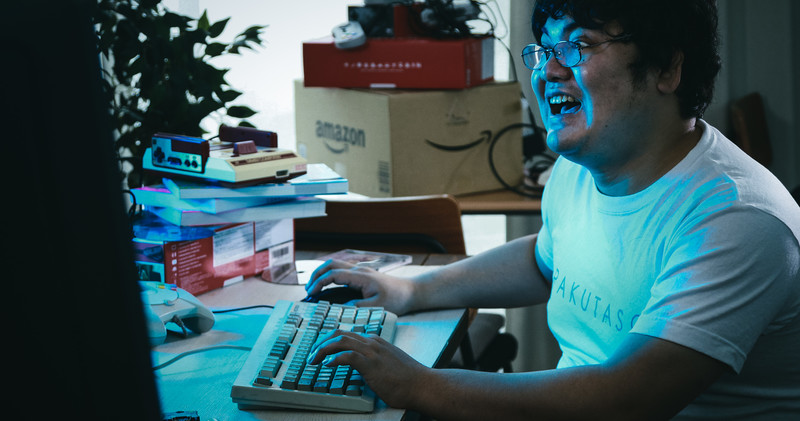
%> input picture A.jpg, 800 x 421 px
$ octave kadai8.m   (GNU Octave 9; MATLAB toolbox functions it lacks are replaced by stand-ins)
%> lines starting %> are read from the running program, lines starting %| are printed output that depends on the picture; in (x1, y1, x2, y2) boxes, pixels count from 0 and x2, y2 are one past the last pixel; in counts of white or black regions, pixels touching at a corner belong together; the program's own positions count from 1
% 課題８ ラベリング
% 二値化された画像の連結成分にラベルをつけよ．
% 下記はサンプルプログラムである．
% 課題作成にあたっては「Lenna」以外の画像を用いよ．
% 例

ORG = imread('A.jpg'); % 画像の読み込み
%> ORG is the input picture: size 421x800x3 uint8; mean R, G, B 59.4, 86.9, 91.5
ORG = rgb2gray(ORG); % 白黒濃淡画像に変換
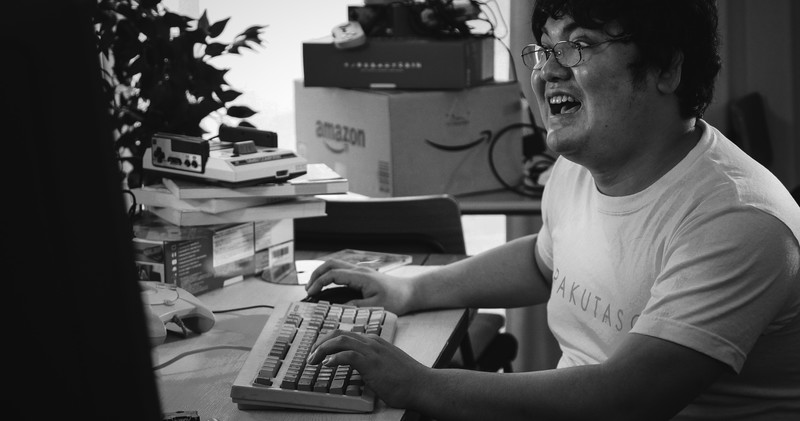
%> ORG: size 421x800 uint8; min 2, max 255, mean 79.2
imagesc(ORG); colormap(gray); colorbar; % 画像の表示
pause;
IMG = ORG > 128; % 閾値128で二値化
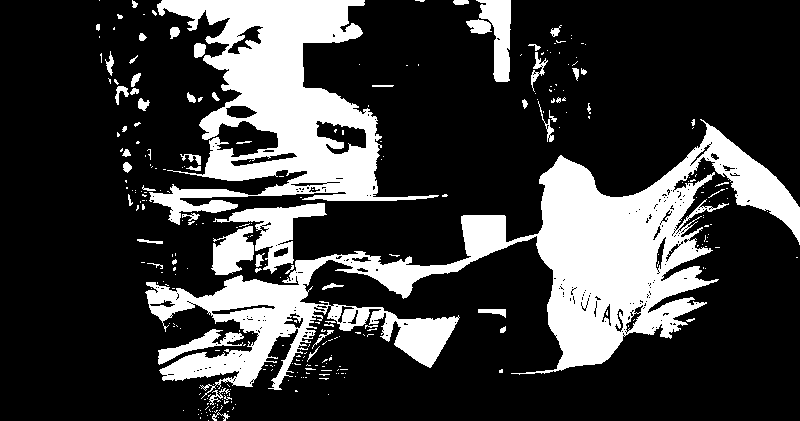
%> IMG: size 421x800 logical; 23.9% white; 303 white regions (245 under 20 px), largest, box (x1, y1, x2, y2) and area: (145, 119, 800, 399) 45114, (149, 0, 439, 225) 25014, (213, 203, 327, 274) 2502
imagesc(IMG); colormap(gray); colorbar; % 画像の表示
pause;
IMG = bwlabeln(IMG);
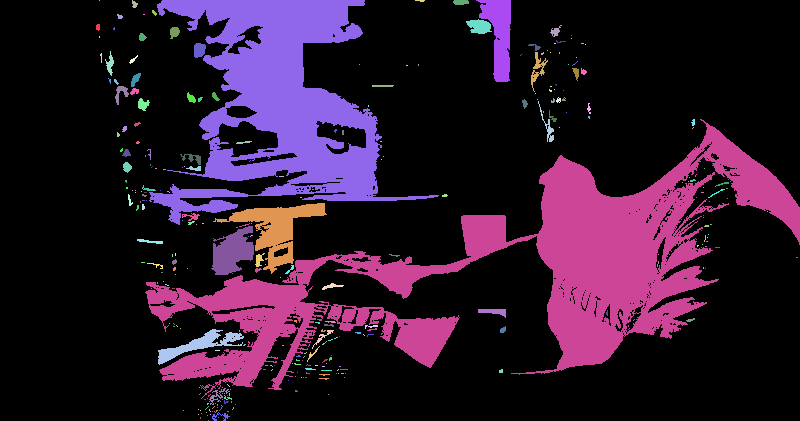
%> IMG: size 421x800 double; 304 distinct labels, from 0 to 303; one colour per label, 0 black
imagesc(IMG); colormap(jet); colorbar; % 画像の表示
%> after `colorbar`:
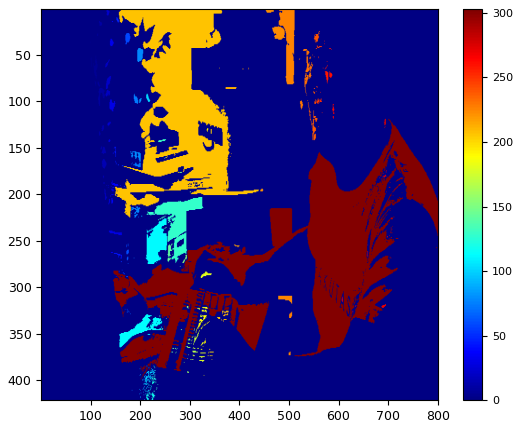
%> figure redrawn from the program's plot data
pause;
